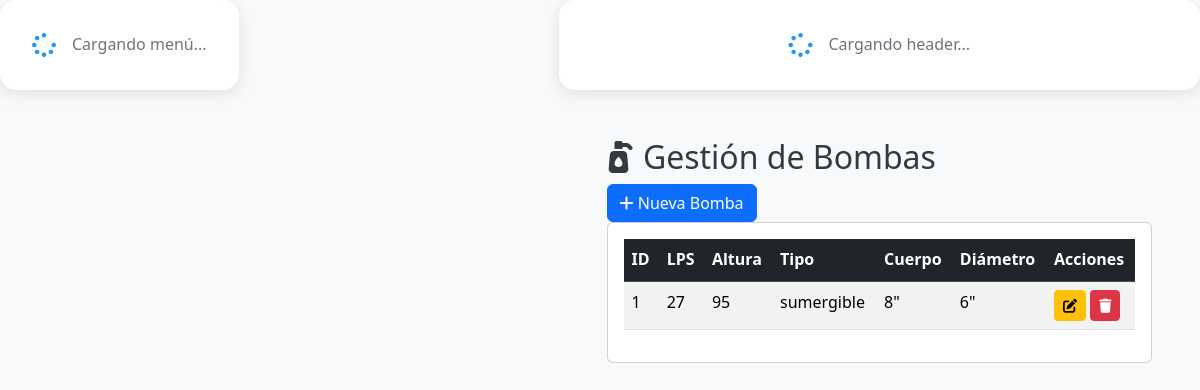
The app's page /views/bombas.php (signed in) with its own data.
### tables this page shows
CREATE TABLE `bombas` (
  `id` bigint unsigned NOT NULL AUTO_INCREMENT,
  `lps` varchar(100) DEFAULT NULL,
  `altura` varchar(100) DEFAULT NULL,
  `tipo` varchar(100) DEFAULT NULL,
  `cuerpo` varchar(100) DEFAULT NULL,
  `diametro` varchar(100) DEFAULT NULL,
  PRIMARY KEY (`id`)
);

### views/bombas.php (the view, shortened to what this page needs)
<?php
require_once __DIR__ . '/../conexion.php';
$bombas = [];
$result = $conn->query("SELECT * FROM bombas ORDER BY id DESC");
if ($result) {
    while ($row = $result->fetch_assoc()) {
        $bombas[] = $row;
    }
}
?>
<!DOCTYPE html>
<html lang="es">
<head>
    <link href="https://cdn.jsdelivr.net/npm/bootstrap@5.3.2/dist/css/bootstrap.min.css" rel="stylesheet">
    <link href="https://cdnjs.cloudflare.com/ajax/libs/font-awesome/6.4.0/css/all.min.css" rel="stylesheet">
    <link href="../assets/css/dashboard.css" rel="stylesheet">
</head>
<body>
    <div class="dashboard-container">
        <div id="sidebarContainer">
            <div class="loading-component">
                <i class="fas fa-spinner fa-spin"></i>
                <span>Cargando menú...</span>
            </div>
        </div>
        <main class="main-content">
            <div id="headerContainer">
                <div class="loading-component">
                    <i class="fas fa-spinner fa-spin"></i>
                    <span>Cargando header...</span>
                </div>
            </div>
            <div class="content-area" id="contentArea">
                <div class="page-header">
                    <h2><i class="fas fa-pump-soap"></i> Gestión de Bombas</h2>
                    <button class="btn btn-primary" data-bs-toggle="modal" data-bs-target="#bombaModal" onclick="clearForm()">
                        <i class="fas fa-plus"></i> Nueva Bomba
                    </button>
                </div>
                <div class="card">
                    <div class="card-body">
                        <div class="table-responsive">
                            <table class="table table-striped table-hover">
                                <thead class="table-dark">
                                    <tr>
                                        <th>ID</th>
                                        <th>LPS</th>
                                        <th>Altura</th>
                                        <th>Tipo</th>
                                        <th>Cuerpo</th>
                                        <th>Diámetro</th>
                                        <th>Acciones</th>
                                    </tr>
                                </thead>
                                <tbody>
                                    <?php foreach ($bombas as $bomba): ?>
                                    <tr>
                                        <td><?php echo htmlspecialchars($bomba['id']); ?></td>
                                        <td><?php echo htmlspecialchars($bomba['lps']); ?></td>
                                        <td><?php echo htmlspecialchars($bomba['altura']); ?></td>
                                        <td><?php echo htmlspecialchars($bomba['tipo']); ?></td>
                                        <td><?php echo htmlspecialchars($bomba['cuerpo']); ?></td>
                                        <td><?php echo htmlspecialchars($bomba['diametro']); ?></td>
                                        <td>
                                            <button class="btn btn-sm btn-warning" onclick="editBomba(<?php echo htmlspecialchars(json_encode($bomba)); ?>)">
                                                <i class="fas fa-edit"></i>
                                            </button>
                                            <button class="btn btn-sm btn-danger" onclick="deleteBomba(<?php echo $bomba['id']; ?>)">
                                                <i class="fas fa-trash"></i>
                                            </button>
                                        </td>
                                    </tr>
                                    <?php endforeach; ?>
                                </tbody>
                            </table>
                        </div>
                    </div>
                </div>
            </div>
        </main>
    </div>
</body>
</html>

### assets/css/dashboard.css (style rules this page uses)
:root { --primary-blue: #1976d2; --secondary-blue: #2196f3; --light-blue: #e3f2fd; --accent-blue: #64b5f6; --primary-green: #4caf50; --success-green: #2e7d32; --warning-orange: #ff9800; --error-red: #f44336; --info-cyan: #00bcd4; --white: #ffffff; --light-gray: #f8f9fa; --medium-gray: #6c757d; --dark-gray: #343a40; --border-color: #dee2e6; --sidebar-width: 320px; --sidebar-collapsed-width: 85px; --header-height: 85px; --shadow-light: rgba(0, 0, 0, 0.1); --shadow-medium: rgba(0, 0, 0, 0.15); --shadow-dark: rgba(0, 0, 0, 0.25); --transition: all 0.3s cubic-bezier(0.4, 0, 0.2, 1); --border-radius: 16px; }
* { margin: 0; padding: 0; box-sizing: border-box; }
body { font-family: "Segoe UI", Tahoma, Geneva, Verdana, sans-serif; background: var(--light-gray); color: var(--dark-gray); line-height: 1.6; overflow-x: hidden; }
.loading-component { display: flex; align-items: center; justify-content: center; gap: 1rem; padding: 2rem; color: var(--medium-gray); background: var(--white); border-radius: var(--border-radius); box-shadow: 0 4px 15px var(--shadow-light); }
.loading-component i { font-size: 1.5rem; color: var(--secondary-blue); }
.dashboard-container { display: flex; min-height: 100vh; }
.main-content { flex: 1; margin-left: var(--sidebar-width); transition: var(--transition); min-height: 100vh; display: flex; flex-direction: column; }
.content-area { flex: 1; padding: 3rem; overflow-y: auto; }

### records on screen
bombas: id "1", lps "27", altura "95", tipo "sumergible", cuerpo "8\"", diametro "6\""
